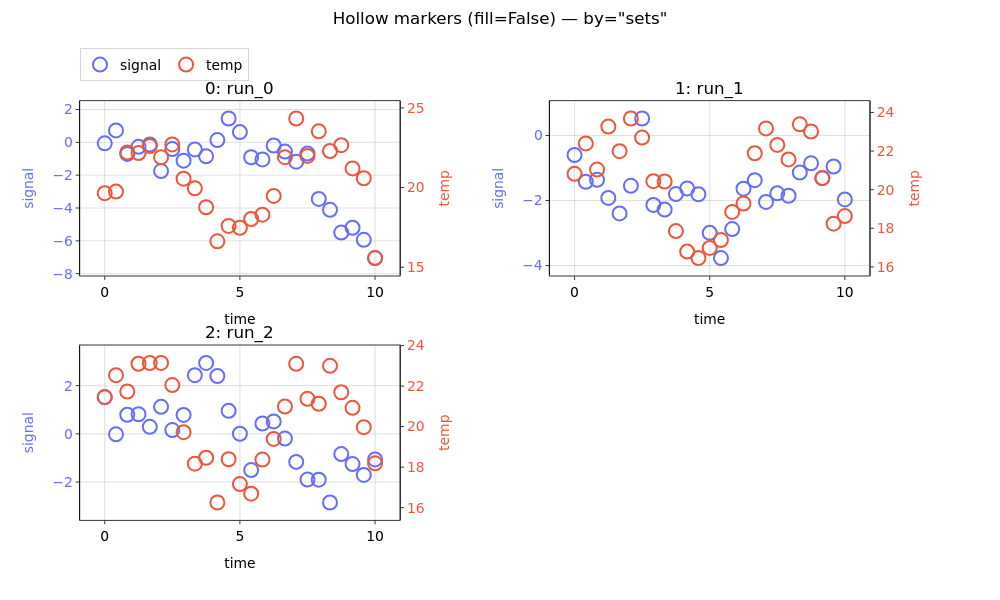

The notebook cell this image was saved under:
### Markdown cell above
### 5b. `by='sets'` (one subplot per dataset, incl. a secondary axis)

This is the path that previously ignored `fill`; hollow markers now render here
too, on both the primary and secondary y traces.

### Code cell
nbf.plot(x='time', y=['signal', 'temp'], by='sets',
         suptitle='Hollow markers (fill=False) — by="sets"', figsize=(10, 6))

### Figure 1 — Plotly figure (JSON) as saved in the notebook; plotly's stock layout.template omitted (floating-point values rounded to 4 significant figures)
{"data": [{"hovertemplate": "<b>run_0</b><br>time: %{x:.2f}<br>signal: %{y:.2f}<extra></extra>", "legendgroup": "signal", "line": {"color": "#636EFA", "width": 2}, "marker": {"color": "rgba(0,0,0,0)", "line": {"color": "#636EFA", "width": 2}, "size": 14}, "mode": "markers", "name": "signal", "showlegend": true, "type": "scatter", "x": [0.0, 0.4167, 0.8333, 1.25, 1.667, 2.083, 2.5, 2.917, 3.333, 3.75, 4.167, 4.583, 5.0, 5.417, 5.833, 6.25, 6.667, 7.083, 7.5, 7.917, 8.333, 8.75, 9.167, 9.583, 10.0], "xaxis": "x", "y": [-0.06, 0.7277, -0.704, -0.2701, -0.1312, -1.749, -0.4121, -1.116, -0.433, -0.8529, 0.1406, 1.453, 0.6228, -0.9076, -1.039, -0.1901, -0.5614, -1.175, -0.6866, -3.448, -4.113, -5.497, -5.202, -5.938, -7.053], "yaxis": "y"}, {"hovertemplate": "<b>run_0</b><br>time: %{x:.2f}<br>temp: %{y:.2f}<extra></extra>", "legendgroup": "temp", "line": {"color": "#EF553B", "width": 2}, "marker": {"color": "rgba(0,0,0,0)", "line": {"color": "#EF553B", "width": 2}, "size": 14, "symbol": "circle"}, "mode": "markers", "name": "temp", "showlegend": true, "type": "scatter", "x": [0.0, 0.4167, 0.8333, 1.25, 1.667, 2.083, 2.5, 2.917, 3.333, 3.75, 4.167, 4.583, 5.0, 5.417, 5.833, 6.25, 6.667, 7.083, 7.5, 7.917, 8.333, 8.75, 9.167, 9.583, 10.0], "xaxis": "x", "y": [19.65, 19.75, 22.21, 22.16, 22.61, 21.9, 22.71, 20.56, 19.95, 18.77, 16.63, 17.59, 17.47, 18.03, 18.3, 19.47, 21.91, 24.33, 21.98, 23.53, 22.3, 22.66, 21.2, 20.59, 15.57], "yaxis": "y2"}, {"hovertemplate": "<b>run_1</b><br>time: %{x:.2f}<br>signal: %{y:.2f}<extra></extra>", "legendgroup": "signal", "line": {"color": "#636EFA", "width": 2}, "marker": {"color": "rgba(0,0,0,0)", "line": {"color": "#636EFA", "width": 2}, "size": 14}, "mode": "markers", "name": "signal", "showlegend": false, "type": "scatter", "x": [0.0, 0.4167, 0.8333, 1.25, 1.667, 2.083, 2.5, 2.917, 3.333, 3.75, 4.167, 4.583, 5.0, 5.417, 5.833, 6.25, 6.667, 7.083, 7.5, 7.917, 8.333, 8.75, 9.167, 9.583, 10.0], "xaxis": "x2", "y": [-0.6011, -1.423, -1.364, -1.921, -2.395, -1.547, 0.5217, -2.135, -2.279, -1.801, -1.629, -1.808, -2.994, -3.77, -2.879, -1.636, -1.373, -2.042, -1.78, -1.853, -1.141, -0.8563, -1.311, -0.954, -1.967], "yaxis": "y3"}, {"hovertemplate": "<b>run_1</b><br>time: %{x:.2f}<br>temp: %{y:.2f}<extra></extra>", "legendgroup": "temp", "line": {"color": "#EF553B", "width": 2}, "marker": {"color": "rgba(0,0,0,0)", "line": {"color": "#EF553B", "width": 2}, "size": 14, "symbol": "circle"}, "mode": "markers", "name": "temp", "showlegend": false, "type": "scatter", "x": [0.0, 0.4167, 0.8333, 1.25, 1.667, 2.083, 2.5, 2.917, 3.333, 3.75, 4.167, 4.583, 5.0, 5.417, 5.833, 6.25, 6.667, 7.083, 7.5, 7.917, 8.333, 8.75, 9.167, 9.583, 10.0], "xaxis": "x2", "y": [20.82, 22.4, 21.04, 23.27, 21.99, 23.69, 22.7, 20.44, 20.42, 17.85, 16.79, 16.46, 16.98, 17.39, 18.85, 19.29, 21.89, 23.17, 22.32, 21.57, 23.39, 23.01, 20.6, 18.24, 18.63], "yaxis": "y4"}, {"hovertemplate": "<b>run_2</b><br>time: %{x:.2f}<br>signal: %{y:.2f}<extra></extra>", "legendgroup": "signal", "line": {"color": "#636EFA", "width": 2}, "marker": {"color": "rgba(0,0,0,0)", "line": {"color": "#636EFA", "width": 2}, "size": 14}, "mode": "markers", "name": "signal", "showlegend": false, "type": "scatter", "x": [0.0, 0.4167, 0.8333, 1.25, 1.667, 2.083, 2.5, 2.917, 3.333, 3.75, 4.167, 4.583, 5.0, 5.417, 5.833, 6.25, 6.667, 7.083, 7.5, 7.917, 8.333, 8.75, 9.167, 9.583, 10.0], "xaxis": "x3", "y": [1.525, -0.01833, 0.7929, 0.8126, 0.2903, 1.122, 0.1563, 0.7866, 2.433, 2.943, 2.4, 0.9543, 0.005632, -1.502, 0.4307, 0.5146, -0.1973, -1.162, -1.896, -1.899, -2.848, -0.8382, -1.252, -1.702, -1.06], "yaxis": "y5"}, {"hovertemplate": "<b>run_2</b><br>time: %{x:.2f}<br>temp: %{y:.2f}<extra></extra>", "legendgroup": "temp", "line": {"color": "#EF553B", "width": 2}, "marker": {"color": "rgba(0,0,0,0)", "line": {"color": "#EF553B", "width": 2}, "size": 14, "symbol": "circle"}, "mode": "markers", "name": "temp", "showlegend": false, "type": "scatter", "x": [0.0, 0.4167, 0.8333, 1.25, 1.667, 2.083, 2.5, 2.917, 3.333, 3.75, 4.167, 4.583, 5.0, 5.417, 5.833, 6.25, 6.667, 7.083, 7.5, 7.917, 8.333, 8.75, 9.167, 9.583, 10.0], "xaxis": "x3", "y": [21.45, 22.54, 21.73, 23.1, 23.14, 23.14, 22.05, 19.73, 18.17, 18.46, 16.25, 18.39, 17.16, 16.69, 18.37, 19.39, 20.99, 23.1, 21.37, 21.13, 23.0, 21.7, 20.93, 19.97, 18.19], "yaxis": "y6"}], "layout": {"annotations": [{"font": {"size": 16.7}, "showarrow": false, "text": "0: run_0", "x": 0.1904, "xanchor": "center", "xref": "paper", "y": 1, "yanchor": "bottom", "yref": "paper"}, {"font": {"size": 16.7}, "showarrow": false, "text": "1: run_1", "x": 0.7496, "xanchor": "center", "xref": "paper", "y": 1, "yanchor": "bottom", "yref": "paper"}, {"font": {"size": 16.7}, "showarrow": false, "text": "2: run_2", "x": 0.1904, "xanchor": "center", "xref": "paper", "y": 0.4167, "yanchor": "bottom", "yref": "paper"}], "height": 600, "hoverlabel": {"font": {"size": 13.9}}, "legend": {"font": {"size": 13.9}, "orientation": "h", "x": 0, "xanchor": "left", "y": 0.9196, "yanchor": "top", "yref": "container"}, "margin": {"r": 80, "t": 86.22}, "meta": {"uc_legend_rows": 1}, "showlegend": true, "title": {"font": {"size": 16.7}, "text": "Hollow markers (fill=False) — by=\"sets\"", "x": 0.5, "xanchor": "center", "y": 0.98, "yanchor": "top", "yref": "container"}, "width": 1000, "xaxis": {"anchor": "y", "domain": [0, 0.3807], "tickfont": {"size": 13.9}, "title": {"font": {"size": 13.9}, "text": "time"}}, "xaxis2": {"anchor": "y3", "domain": [0.5593, 0.94], "tickfont": {"size": 13.9}, "title": {"font": {"size": 13.9}, "text": "time"}}, "xaxis3": {"anchor": "y5", "domain": [0, 0.3807], "tickfont": {"size": 13.9}, "title": {"font": {"size": 13.9}, "text": "time"}}, "xaxis4": {"anchor": "y7", "domain": [0.5593, 0.94], "tickfont": {"size": 13.9}, "title": {"font": {"size": 13.9}}}, "yaxis": {"anchor": "x", "domain": [0.5833, 1], "tickfont": {"color": "#636EFA", "size": 13.9}, "title": {"font": {"color": "#636EFA", "size": 13.9}, "text": "signal"}}, "yaxis2": {"anchor": "x", "overlaying": "y", "showgrid": false, "side": "right", "tickfont": {"color": "#EF553B", "size": 13.9}, "title": {"font": {"color": "#EF553B", "size": 13.9}, "text": "temp"}}, "yaxis3": {"anchor": "x2", "domain": [0.5833, 1], "tickfont": {"color": "#636EFA", "size": 13.9}, "title": {"font": {"color": "#636EFA", "size": 13.9}, "text": "signal"}}, "yaxis4": {"anchor": "x2", "overlaying": "y3", "showgrid": false, "side": "right", "tickfont": {"color": "#EF553B", "size": 13.9}, "title": {"font": {"color": "#EF553B", "size": 13.9}, "text": "temp"}}, "yaxis5": {"anchor": "x3", "domain": [0, 0.4167], "tickfont": {"color": "#636EFA", "size": 13.9}, "title": {"font": {"color": "#636EFA", "size": 13.9}, "text": "signal"}}, "yaxis6": {"anchor": "x3", "overlaying": "y5", "showgrid": false, "side": "right", "tickfont": {"color": "#EF553B", "size": 13.9}, "title": {"font": {"color": "#EF553B", "size": 13.9}, "text": "temp"}}, "yaxis7": {"anchor": "x4", "domain": [0, 0.4167], "tickfont": {"size": 13.9}, "title": {"font": {"size": 13.9}}}, "yaxis8": {"anchor": "x4", "overlaying": "y7", "side": "right", "tickfont": {"size": 13.9}, "title": {"font": {"size": 13.9}}}}}
